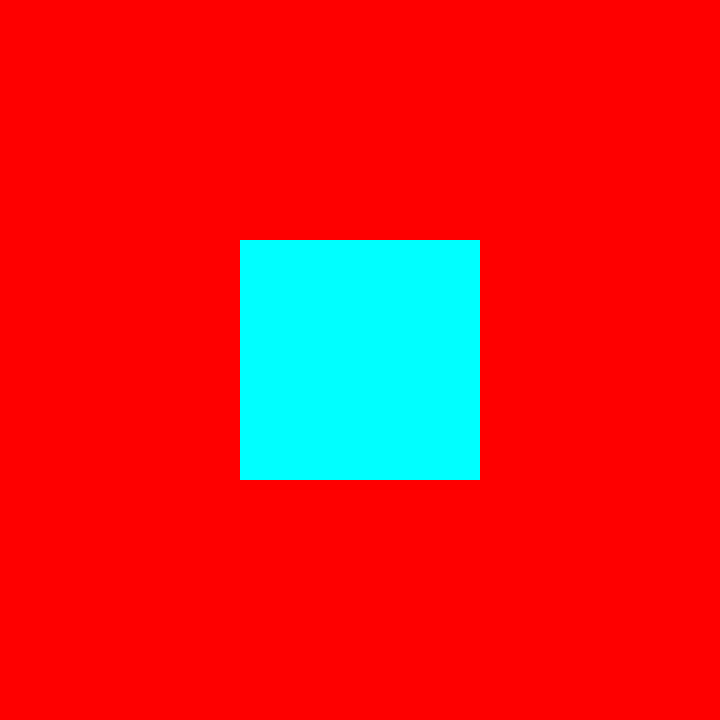
Frame 1 (no input)
Frame 60 (the mouse pressed at the canvas centre just before this capture): identical to frame 1, image omitted
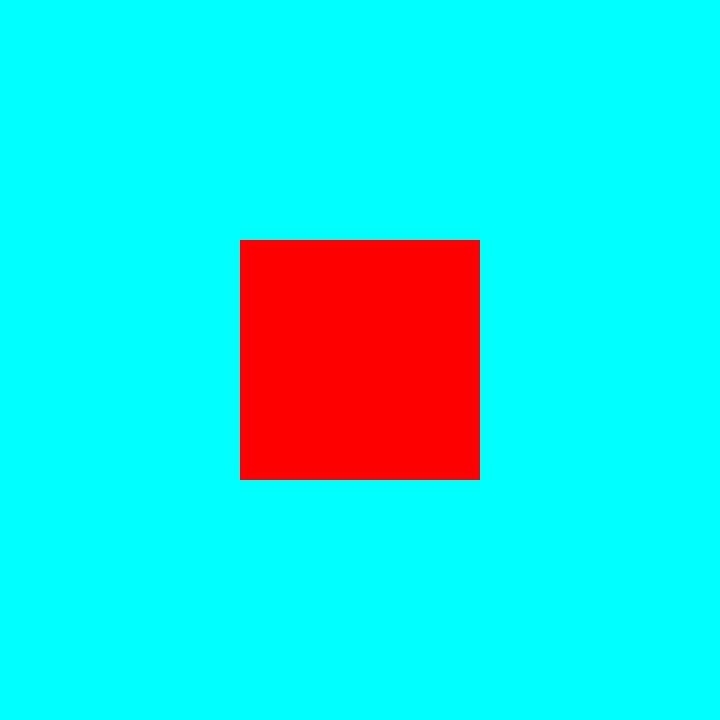
Frame 120 (the mouse held since frame 60 and released just before this capture)

The Processing sketch that drew these frames (run headless with seeded random() and noise(); from frame 60 on, the mouse is pressed at the canvas centre):

// Processing sketch: P1HelloColor
// ── P1HelloColor.pde
void setup() {
	size(720, 720);
}

void draw() {
	colorMode(HSB, 360, 100, 100);

	rectMode(CENTER);
	noStroke();

	float _c = mouseY / 2;
	background(_c, 100, 100);

	fill(getCompliment(_c), 100, 100);
	rect(360, 360, 240, 240);
}


float getCompliment(float h) { 
    h+=180;
    while (h>=360.0) {
    	h-=360.0;
    	while (h<0.0) {
    		h+=360.0;
    		return h;
    	}
    };

    return h;
}
